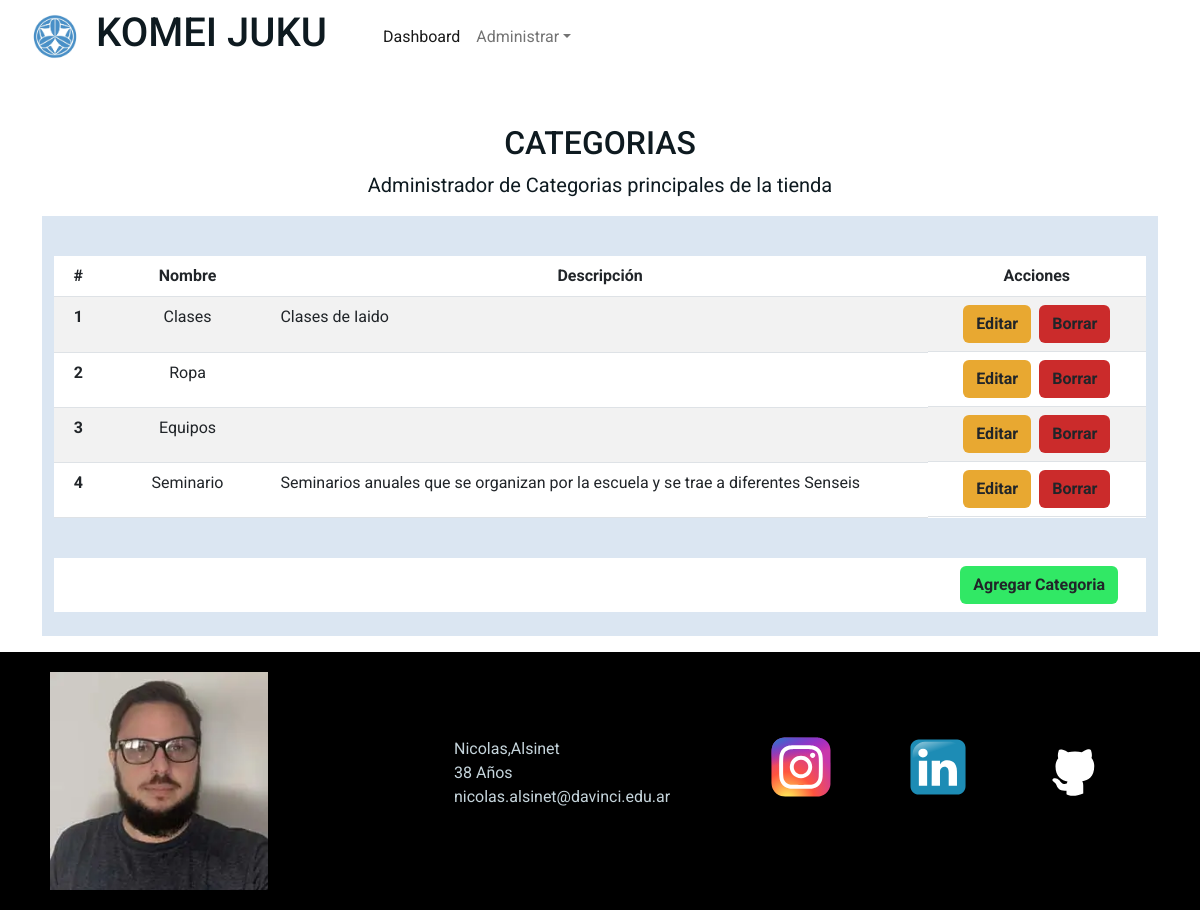
Page /admin/index.php?view=categoria on the committed database.
### tables this page shows
CREATE TABLE `categorias` (
  `id` int(10) UNSIGNED NOT NULL,
  `name` varchar(256) NOT NULL,
  `descript` text DEFAULT NULL
);

### classes/Categoria.php (called while the page is built, shortened)
<?php
class Categoria {
    private $id;
    private $name;
    private $descript;
    public function getId()
    {
        return $this->id;
    }
    public function getName()
    {
        return $this->name;
    }
    public function getDescript()
    {
        return $this->descript;
    }
    public function getAllCategorias() :array{
        $conexion = Conexion::getConexion();
        $query = "SELECT * FROM categorias";
        $PDOStatement = $conexion->prepare($query);
        $PDOStatement->setFetchMode(PDO::FETCH_CLASS, self::class);
        $PDOStatement->execute();
        $datos = $PDOStatement->fetchAll();
        return $datos;
    }
}

### admin/views/categoria.php (the view)
<?php
    $categorias = (new Categoria)->getAllCategorias();
?>
<section class="abm container-fluid container-md pb-3" id="abm">
    <h2 class="titulo-seccion w-75 w-lg-100 text-uppercase text-center my-2 mx-auto px-2">Categorias</h2>
    <p class="fs-5 w-75 text-center mx-auto">Administrador de Categorias principales de la tienda</p>
    <div class="listado pb-3">
        <article>
            <div class="row g-4 my-2 container mx-auto">
                <table class="tabla table table-striped">
                    <thead>
                        <tr>
                            <th class="px-1 text-center" scope="col">#</th>
                            <th class="px-1 text-center" scope="col">Nombre</th>
                            <th class="px-1 text-center" scope="col" width="60%">Descripción</th>
                            <th class="px-1 text-center" scope="col" width="20%">Acciones</th>
                        </tr>
                    </thead>
                    <tbody>
                        <?php foreach($categorias as $c) { ?>
                            <tr>
                                <th class="text-center" scope="row"><?= $c->getId() ?></th>
                                <td class="text-capitalize text-center"><?= $c->getName() ?></td>
                                <td><?= $c->getDescript() ?></td>
                                <td class="d-flex justify-content-center">
                                    <div>
                                        <a href="index.php?view=abm-categoria&id=<?= $c->getId() ?>"><button class="me-1 btn-editar btn fw-bold">Editar</button></a>
                                    </div>
                                    <div>
                                        <a href="index.php?view=abm-categoria&id=<?= $c->getId() ?>&del=true"><button class="ms-1 btn-borrar btn fw-bold">Borrar</button></a>
                                    </div>
                                </td>
                            </tr>
                        <?php } ?>
                    </tbody>
                </table>
                <div class="tabla col-12 p-2 d-flex">
                    <div class="ms-auto">
                        <a class=" px-3 me-1" href="index.php?view=abm-categoria"><button class="fw-bold btn btn-agregar">Agregar Categoria</button></a>
                    </div>
                </div>
            </div>
        </article>
    </div>
</section>

### admin/estilos/style.css (style rules this page uses)
:root { --main-font-color: rgb(14, 26, 32); --second-font-color: rgb(197, 212, 219); --main-bg-color: rgb(219, 230, 242); --second-bg-color:rgb(0, 0, 0); --second-bg-color-op: rgba(0, 0, 0, 0.5); }
body { font-family: 'Roboto', sans-serif; color: var(--main-font-color); max-width: 1200px; margin: auto; background-color: rgb(221, 221, 221); }
a { text-decoration: none; color: var(--main-font-color); }
.abm { background-color: #fff; padding-top: 100px; margin-top: 1rem; color: var(--main-font-color); }
.listado { padding-top: 8px; background-color: var(--main-bg-color); }
.tabla { background-color: #fff; }
.btn-borrar { background-color: rgb(203, 43, 43); }
.btn-editar { background-color: rgb(232, 168, 49); }
.btn-agregar { background-color: rgb(49, 232, 101);; }

### rows in the picture
categorias: id "1", name "Clases", descript "Clases de Iaido"
categorias: id "2", name "Ropa"
categorias: id "3", name "Equipos"
categorias: id "4", name "Seminario", descript "Seminarios anuales que se organizan por la escuela y se trae a diferentes Senseis"
